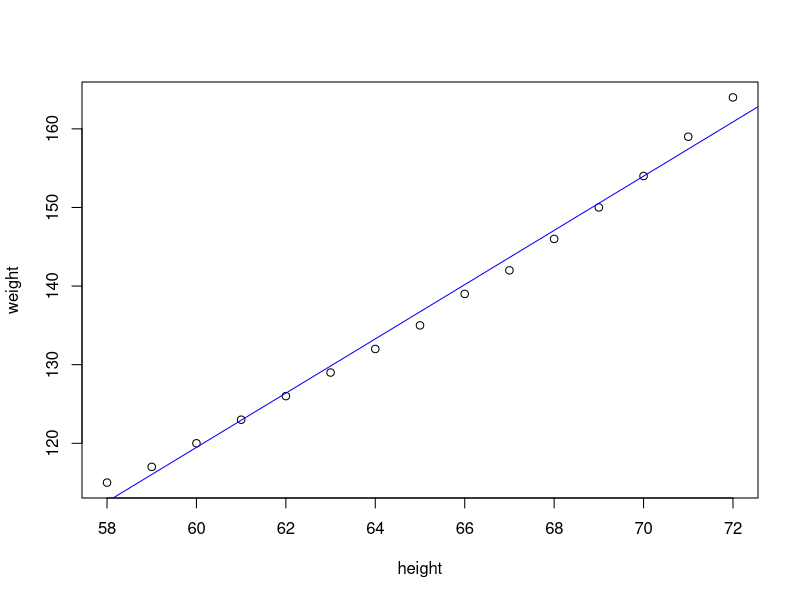
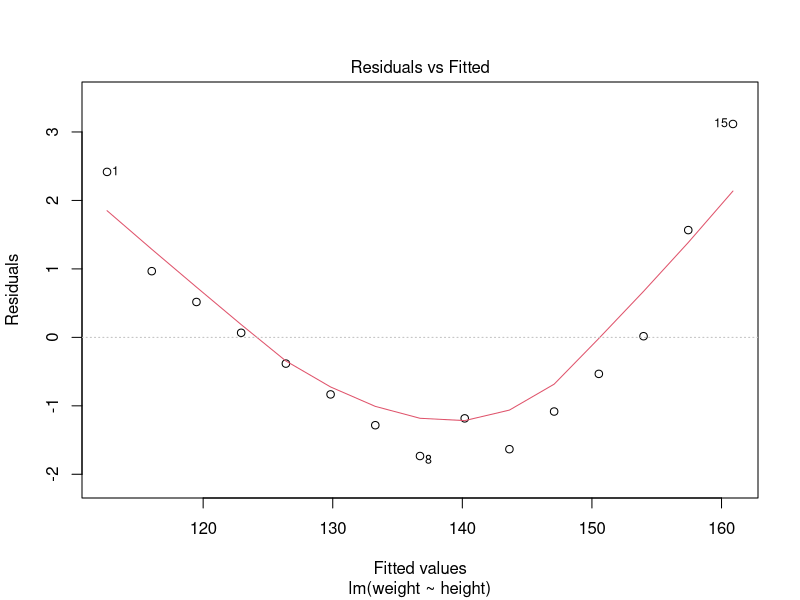
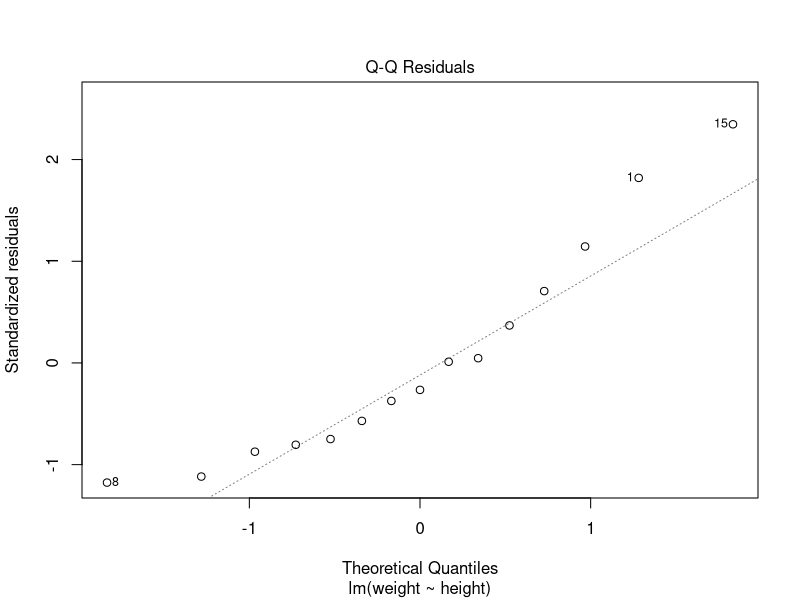
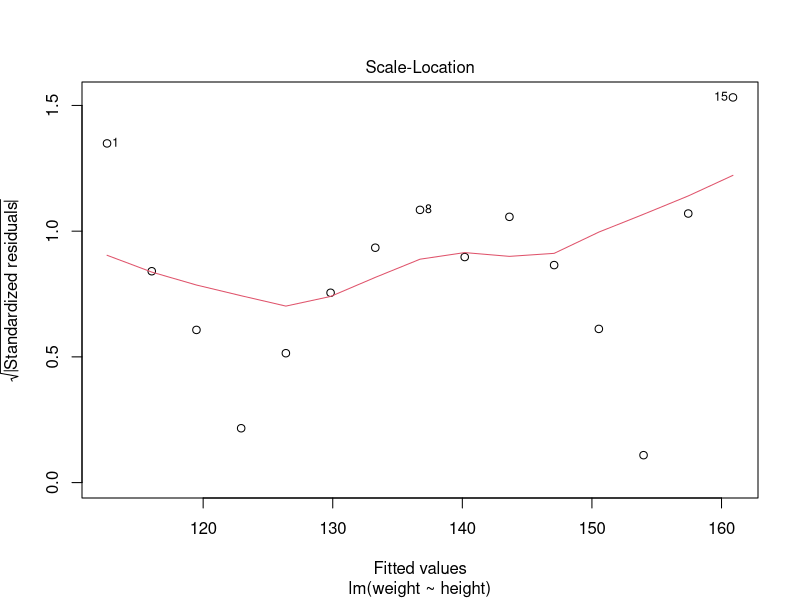
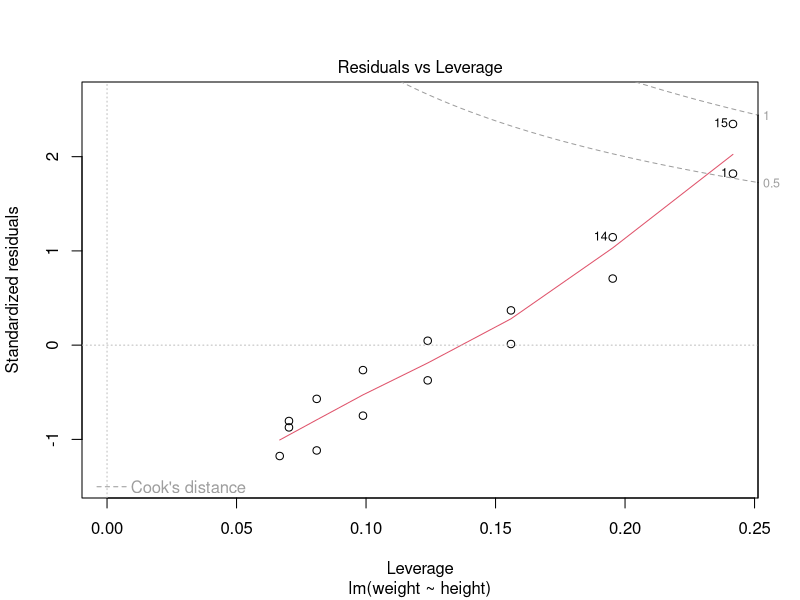
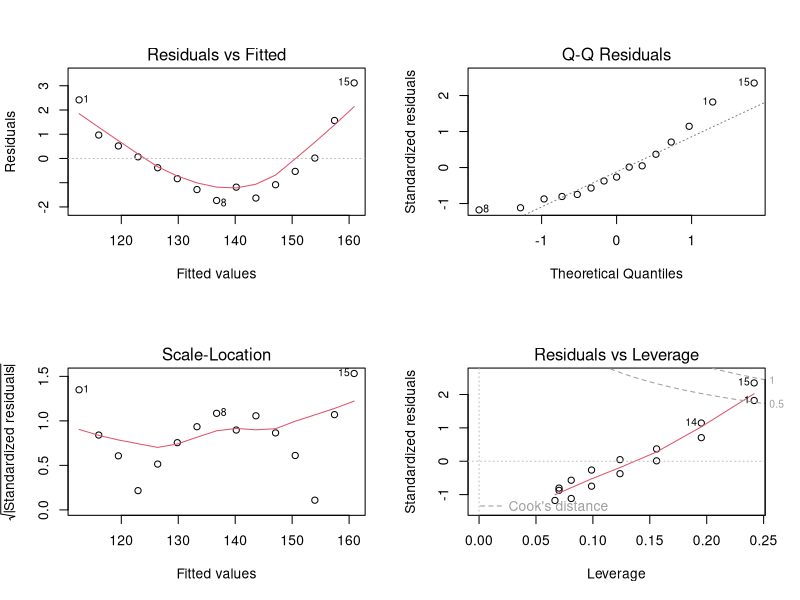
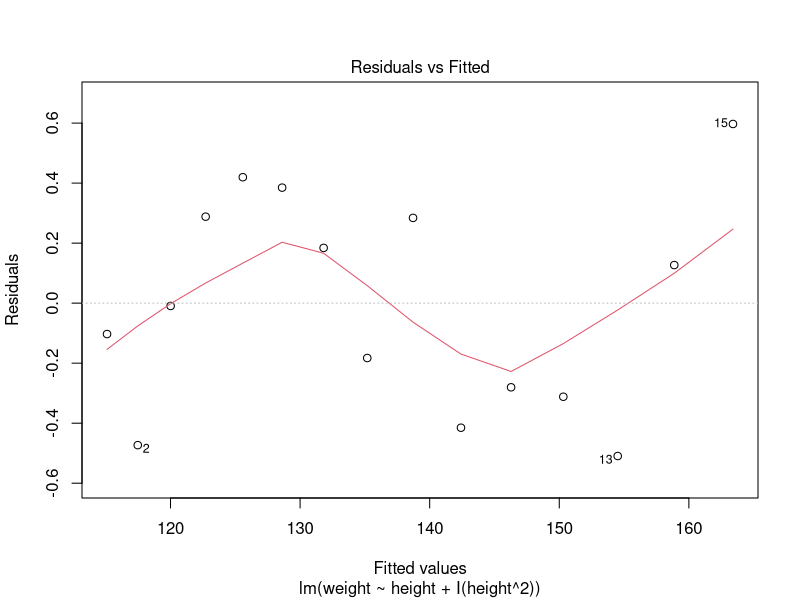
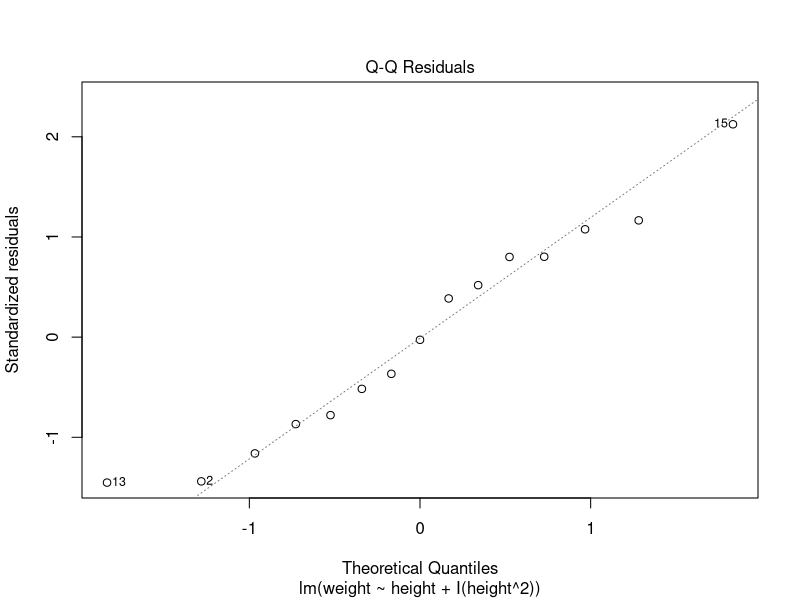

Recreate these plots in R, in order.
#깜신 29~33탄. 회귀분석.
#빅데이터, 인공지능(머신러닝, 딥러닝)에서도 씀.
#단순선형회귀분석:그동안 해왔던거. y=ax+b.
#다중회귀분석.y=a1x1+a2x2+a3x3+.....+b.
#적정모형의 선택:많은 인자를 넣는 다고 잘 나오지 않음.영향이 많은 걸 잘 골라야.
#과적합 상태가되어 오히려 구려짐.

#1>Backward regression.:다 넣고 P-value 높은 것부터 빼보기.
#2>Forward regression.:하나씩 p-value 낮은 것부터 넣어보기.
#3>all subset regression.
#4>cross validation.
#...
#AIC(Akaike Information Criteria)
install.packages("car",dependencies = T)

#단순선형회귀분석.
women
plot(weight~height,data=women)
fit<-lm(weight~height,data=women) 
abline(fit, col="blue")
summary(fit)#R-squared(결정계수):  0.991. 99.1%정도 설명한다.
r<-cor.test(women$weight,women$height)
r[["estimate"]][["cor"]]^2#==R-squared(결정계수)
plot(fit)

par(mfrow=c(2,2))#4개로 나눠서 4개 다 보여줭.
plot(fit)
par(mfrow=c(1,1))#1개로 합쳐서 1개만 보여줭.

#다항회귀모형.(ax^2같은거).polynomial regression.
fit2<-lm(weight~height + I(height^2),data=women)
summary(fit2)
lines(women$height, fitted(fit2), col="red")
plot(fit2)
fit3<-lm(weight~height + I(height^2) + I(height^3),data=women)
plot(fit3)#residuals(잔차)는 좋아졌지만,??....


#다중회귀분석.
state.x77
states<-as.data.frame(state.x77[,c("Murder","Population","Illiteracy","Income","Frost")])
states
fit<-lm(Murder~Population+Illiteracy+Income+Frost,data=states)
summary(fit)
plot(fit)
#다중공선성(Multicolinearity)
#:회귀모델의 각 변수는 독립되어 있어야한다.
#:(ex>illiteracy와 income이 서로 영향력있는 변수이면 안됨.)
#:VIF(variance inflation factor)값으로 확인한다.
library(car)
vif(fit)
sqrt(vif(fit))#<2여야 다중공선성(Multicolinearity) 문제로부터 자유롭다.
#이상관측치.확인하기.
#:이상치(outlier)->표준잔차*2만큼 차이값.이면 재확인.
#:큰지레점(high leverage points)->평균hat통계량[p(인수들의 개수<a1x1++a2x2+b>는 3개)/n(샘플수)]의 2~3배.면 재확인!
#:영향관측치(influential observation)->Cook's distance or D statistics.=4/n(샘플수)-k(<a1x1++a2x2+b>는 2개.)-1>0.1크게는 1.면 재확인.
influencePlot(fit, id.method = "identify")#y축.표준잔차.x축.Hat-Values.원지름은 Cook's D.

#회귀모형의 교정.33탄.car package.
#회귀분석은 정규성,독립성,선형성,등분산성.
states
#정규성.교정.
powerTransform(states$Murder)
summary(powerTransform(states$Murder))
#선형성.교정.
boxTidwell(Murder~ Population+Illiteracy, data=states)
#등분산성.교정.
ncvTest(fit)
spreadLevelPlot(fit)
